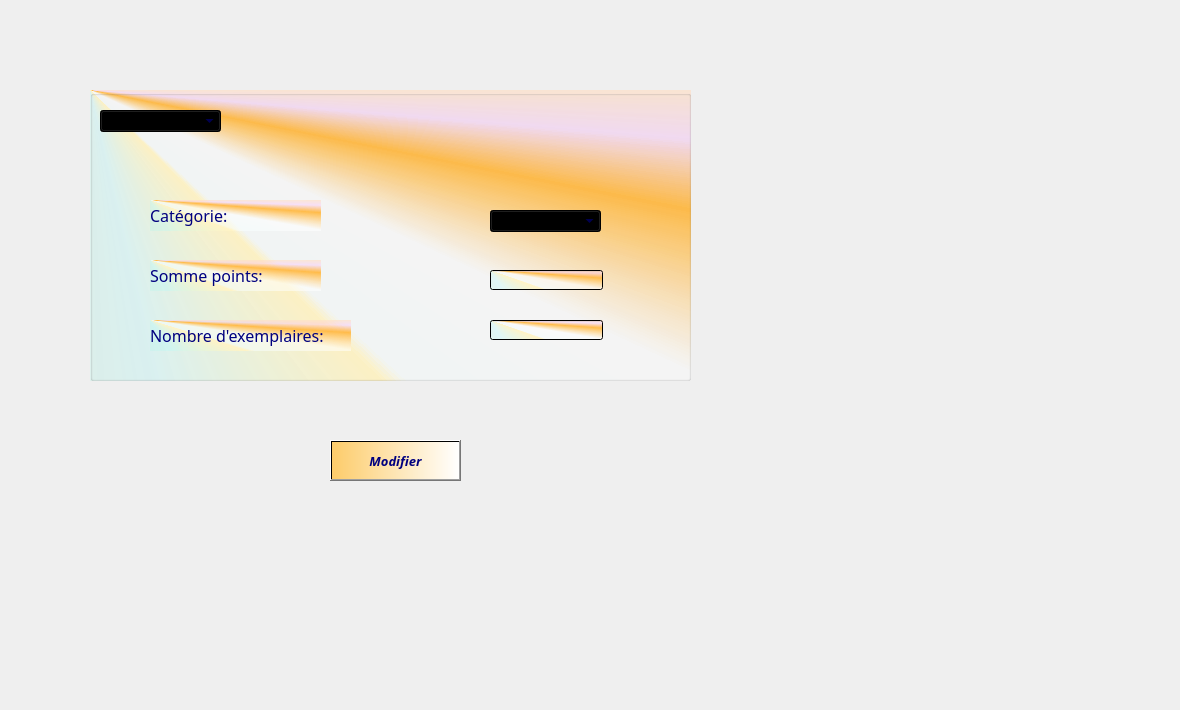
     <widget class="QWidget" name="tab_25">
      <attribute name="title">
       <string>Modifier</string>
      </attribute>
      <widget class="QLabel" name="label_17">
       <property name="geometry">
        <rect>
         <x>-30</x>
         <y>-110</y>
         <width>1171</width>
         <height>701</height>
        </rect>
       </property>
       <property name="text">
        <string/>
       </property>
       <property name="pixmap">
        <pixmap>../../../../../../../../../../images_projets/macaron-4701985_1920.jpg</pixmap>
       </property>
      </widget>
      <widget class="QGroupBox" name="groupBox_modiCa_3">
       <property name="geometry">
        <rect>
         <x>90</x>
         <y>90</y>
         <width>601</width>
         <height>291</height>
        </rect>
       </property>
       <property name="font">
        <font>
         <family>Lucida Calligraphy</family>
         <pointsize>14</pointsize>
         <weight>75</weight>
         <bold>true</bold>
        </font>
       </property>
       <property name="styleSheet">
        <string notr="true">color:rgb(0, 0, 127);

background-color: qconicalgradient(cx:0, cy:0, angle:135, stop:0 rgba(255, 192, 86, 255), stop:0.39196 rgba(170, 255, 255, 69), stop:0.447236 rgba(255, 243, 198, 255), stop:0.452261 rgba(249, 255, 255, 131), stop:0.502513 rgba(255, 255, 255, 130), stop:0.562814 rgba(255, 188, 75, 255), stop:0.59799 rgba(255, 170, 255, 69), stop:0.648241 rgba(255, 235, 182, 255));</string>
       </property>
       <property name="title">
        <string/>
       </property>
       <widget class="QLabel" name="label_somme_modif_3">
        <property name="geometry">
         <rect>
          <x>60</x>
          <y>170</y>
          <width>171</width>
          <height>31</height>
         </rect>
        </property>
        <property name="palette">
         <palette>
          <active>
           <colorrole role="WindowText">
            <brush brushstyle="SolidPattern">
             <color alpha="255">
              <red>0</red>
              <green>0</green>
              <blue>127</blue>
             </color>
            </brush>
           </colorrole>
           <colorrole role="Button">
            <brush brushstyle="ConicalGradientPattern">
             <gradient centralx="0.000000000000000" centraly="0.000000000000000" angle="135.000000000000000" type="ConicalGradient" spread="PadSpread" coordinatemode="ObjectBoundingMode">
              <gradientstop position="0.000000000000000">
               <color alpha="255">
                <red>255</red>
                <green>192</green>
                <blue>86</blue>
               </color>
              </gradientstop>
              <gradientstop position="0.391960000000000">
               <color alpha="69">
                <red>170</red>
                <green>255</green>
                <blue>255</blue>
               </color>
              </gradientstop>
              <gradientstop position="0.447236000000000">
               <color alpha="255">
                <red>255</red>
                <green>243</green>
                <blue>198</blue>
               </color>
              </gradientstop>
              <gradientstop position="0.452261000000000">
               <color alpha="131">
                <red>249</red>
                <green>255</green>
                <blue>255</blue>
               </color>
              </gradientstop>
              <gradientstop position="0.502513000000000">
               <color alpha="130">
                <red>255</red>
                <green>255</green>
                <blue>255</blue>
               </color>
              </gradientstop>
              <gradientstop position="0.562814000000000">
               <color alpha="255">
                <red>255</red>
                <green>188</green>
                <blue>75</blue>
               </color>
              </gradientstop>
              <gradientstop position="0.597990000000000">
               <color alpha="69">
                <red>255</red>
                <green>170</green>
                <blue>255</blue>
               </color>
              </gradientstop>
              <gradientstop position="0.648241000000000">
               <color alpha="255">
                <red>255</red>
                <green>235</green>
                <blue>182</blue>
               </color>
              </gradientstop>
             </gradient>
            </brush>
           </colorrole>
           <colorrole role="Text">
            <brush brushstyle="SolidPattern">
             <color alpha="255">
              <red>0</red>
              <green>0</green>
              <blue>127</blue>
             </color>
            </brush>
           </colorrole>
           <colorrole role="ButtonText">
            <brush brushstyle="SolidPattern">
             <color alpha="255">
              <red>0</red>
              <green>0</green>
              <blue>127</blue>
             </color>
            </brush>
           </colorrole>
           <colorrole role="Base">
            <brush brushstyle="ConicalGradientPattern">
             <gradient centralx="0.000000000000000" centraly="0.000000000000000" angle="135.000000000000000" type="ConicalGradient" spread="PadSpread" coordinatemode="ObjectBoundingMode">
              <gradientstop position="0.000000000000000">
               <color alpha="255">
                <red>255</red>
                <green>192</green>
                <blue>86</blue>
               </color>
              </gradientstop>
              <gradientstop position="0.391960000000000">
               <color alpha="69">
                <red>170</red>
                <green>255</green>
                <blue>255</blue>
               </color>
              </gradientstop>
              <gradientstop position="0.447236000000000">
               <color alpha="255">
                <red>255</red>
                <green>243</green>
                <blue>198</blue>
               </color>
              </gradientstop>
              <gradientstop position="0.452261000000000">
               <color alpha="131">
                <red>249</red>
                <green>255</green>
                <blue>255</blue>
               </color>
              </gradientstop>
              <gradientstop position="0.502513000000000">
               <color alpha="130">
                <red>255</red>
                <green>255</green>
                <blue>255</blue>
               </color>
              </gradientstop>
              <gradientstop position="0.562814000000000">
               <color alpha="255">
                <red>255</red>
                <green>188</green>
                <blue>75</blue>
               </color>
              </gradientstop>
              <gradientstop position="0.597990000000000">
               <color alpha="69">
                <red>255</red>
                <green>170</green>
                <blue>255</blue>
               </color>
              </gradientstop>
              <gradientstop position="0.648241000000000">
               <color alpha="255">
                <red>255</red>
                <green>235</green>
                <blue>182</blue>
               </color>
              </gradientstop>
             </gradient>
            </brush>
           </colorrole>
           <colorrole role="Window">
            <brush brushstyle="ConicalGradientPattern">
             <gradient centralx="0.000000000000000" centraly="0.000000000000000" angle="135.000000000000000" type="ConicalGradient" spread="PadSpread" coordinatemode="ObjectBoundingMode">
              <gradientstop position="0.000000000000000">
               <color alpha="255">
                <red>255</red>
                <green>192</green>
                <blue>86</blue>
               </color>
              </gradientstop>
              <gradientstop position="0.391960000000000">
               <color alpha="69">
                <red>170</red>
                <green>255</green>
                <blue>255</blue>
               </color>
              </gradientstop>
              <gradientstop position="0.447236000000000">
               <color alpha="255">
                <red>255</red>
                <green>243</green>
                <blue>198</blue>
               </color>
              </gradientstop>
              <gradientstop position="0.452261000000000">
               <color alpha="131">
                <red>249</red>
                <green>255</green>
                <blue>255</blue>
               </color>
              </gradientstop>
              <gradientstop position="0.502513000000000">
               <color alpha="130">
                <red>255</red>
                <green>255</green>
                <blue>255</blue>
               </color>
              </gradientstop>
              <gradientstop position="0.562814000000000">
               <color alpha="255">
                <red>255</red>
                <green>188</green>
                <blue>75</blue>
               </color>
              </gradientstop>
              <gradientstop position="0.597990000000000">
               <color alpha="69">
                <red>255</red>
                <green>170</green>
                <blue>255</blue>
               </color>
              </gradientstop>
              <gradientstop position="0.648241000000000">
               <color alpha="255">
                <red>255</red>
                <green>235</green>
                <blue>182</blue>
               </color>
              </gradientstop>
             </gradient>
            </brush>
           </colorrole>
           <colorrole role="PlaceholderText">
            <brush brushstyle="NoBrush">
             <color alpha="128">
              <red>0</red>
              <green>0</green>
              <blue>127</blue>
             </color>
            </brush>
           </colorrole>
          </active>
          <inactive>
           <colorrole role="WindowText">
            <brush brushstyle="SolidPattern">
             <color alpha="255">
              <red>0</red>
              <green>0</green>
              <blue>127</blue>
             </color>
            </brush>
           </colorrole>
           <colorrole role="Button">
            <brush brushstyle="ConicalGradientPattern">
             <gradient centralx="0.000000000000000" centraly="0.000000000000000" angle="135.000000000000000" type="ConicalGradient" spread="PadSpread" coordinatemode="ObjectBoundingMode">
              <gradientstop position="0.000000000000000">
               <color alpha="255">
                <red>255</red>
                <green>192</green>
                <blue>86</blue>
               </color>
              </gradientstop>
              <gradientstop position="0.391960000000000">
               <color alpha="69">
                <red>170</red>
                <green>255</green>
                <blue>255</blue>
               </color>
              </gradientstop>
              <gradientstop position="0.447236000000000">
               <color alpha="255">
                <red>255</red>
                <green>243</green>
                <blue>198</blue>
               </color>
              </gradientstop>
              <gradientstop position="0.452261000000000">
               <color alpha="131">
                <red>249</red>
                <green>255</green>
                <blue>255</blue>
               </color>
              </gradientstop>
              <gradientstop position="0.502513000000000">
               <color alpha="130">
                <red>255</red>
                <green>255</green>
                <blue>255</blue>
               </color>
              </gradientstop>
              <gradientstop position="0.562814000000000">
               <color alpha="255">
                <red>255</red>
                <green>188</green>
                <blue>75</blue>
               </color>
              </gradientstop>
              <gradientstop position="0.597990000000000">
               <color alpha="69">
                <red>255</red>
                <green>170</green>
                <blue>255</blue>
               </color>
              </gradientstop>
              <gradientstop position="0.648241000000000">
               <color alpha="255">
                <red>255</red>
                <green>235</green>
                <blue>182</blue>
               </color>
              </gradientstop>
             </gradient>
            </brush>
           </colorrole>
           <colorrole role="Text">
            <brush brushstyle="SolidPattern">
             <color alpha="255">
              <red>0</red>
              <green>0</green>
              <blue>127</blue>
             </color>
            </brush>
           </colorrole>
           <colorrole role="ButtonText">
            <brush brushstyle="SolidPattern">
             <color alpha="255">
              <red>0</red>
              <green>0</green>
              <blue>127</blue>
             </color>
            </brush>
           </colorrole>
           <colorrole role="Base">
            <brush brushstyle="ConicalGradientPattern">
             <gradient centralx="0.000000000000000" centraly="0.000000000000000" angle="135.000000000000000" type="ConicalGradient" spread="PadSpread" coordinatemode="ObjectBoundingMode">
              <gradientstop position="0.000000000000000">
               <color alpha="255">
                <red>255</red>
                <green>192</green>
                <blue>86</blue>
               </color>
              </gradientstop>
              <gradientstop position="0.391960000000000">
               <color alpha="69">
                <red>170</red>
                <green>255</green>
                <blue>255</blue>
               </color>
              </gradientstop>
              <gradientstop position="0.447236000000000">
               <color alpha="255">
                <red>255</red>
                <green>243</green>
                <blue>198</blue>
               </color>
              </gradientstop>
              <gradientstop position="0.452261000000000">
               <color alpha="131">
                <red>249</red>
                <green>255</green>
                <blue>255</blue>
               </color>
              </gradientstop>
              <gradientstop position="0.502513000000000">
               <color alpha="130">
                <red>255</red>
                <green>255</green>
                <blue>255</blue>
               </color>
              </gradientstop>
              <gradientstop position="0.562814000000000">
               <color alpha="255">
                <red>255</red>
                <green>188</green>
                <blue>75</blue>
               </color>
              </gradientstop>
              <gradientstop position="0.597990000000000">
               <color alpha="69">
                <red>255</red>
                <green>170</green>
                <blue>255</blue>
               </color>
              </gradientstop>
              <gradientstop position="0.648241000000000">
               <color alpha="255">
                <red>255</red>
                <green>235</green>
                <blue>182</blue>
               </color>
              </gradientstop>
             </gradient>
            </brush>
           </colorrole>
           <colorrole role="Window">
            <brush brushstyle="ConicalGradientPattern">
             <gradient centralx="0.000000000000000" centraly="0.000000000000000" angle="135.000000000000000" type="ConicalGradient" spread="PadSpread" coordinatemode="ObjectBoundingMode">
              <gradientstop position="0.000000000000000">
               <color alpha="255">
                <red>255</red>
                <green>192</green>
                <blue>86</blue>
               </color>
              </gradientstop>
              <gradientstop position="0.391960000000000">
               <color alpha="69">
                <red>170</red>
                <green>255</green>
                <blue>255</blue>
               </color>
              </gradientstop>
              <gradientstop position="0.447236000000000">
               <color alpha="255">
                <red>255</red>
                <green>243</green>
                <blue>198</blue>
               </color>
              </gradientstop>
              <gradientstop position="0.452261000000000">
               <color alpha="131">
                <red>249</red>
                <green>255</green>
                <blue>255</blue>
               </color>
              </gradientstop>
              <gradientstop position="0.502513000000000">
               <color alpha="130">
                <red>255</red>
                <green>255</green>
                <blue>255</blue>
               </color>
              </gradientstop>
              <gradientstop position="0.562814000000000">
               <color alpha="255">
                <red>255</red>
                <green>188</green>
                <blue>75</blue>
               </color>
              </gradientstop>
              <gradientstop position="0.597990000000000">
               <color alpha="69">
                <red>255</red>
                <green>170</green>
                <blue>255</blue>
               </color>
              </gradientstop>
              <gradientstop position="0.648241000000000">
               <color alpha="255">
                <red>255</red>
                <green>235</green>
                <blue>182</blue>
               </color>
              </gradientstop>
             </gradient>
            </brush>
           </colorrole>
           <colorrole role="PlaceholderText">
            <brush brushstyle="NoBrush">
             <color alpha="128">
              <red>0</red>
              <green>0</green>
              <blue>127</blue>
             </color>
            </brush>
           </colorrole>
          </inactive>
          <disabled>
           <colorrole role="WindowText">
            <brush brushstyle="SolidPattern">
             <color alpha="255">
              <red>0</red>
              <green>0</green>
              <blue>127</blue>
             </color>
            </brush>
           </colorrole>
           <colorrole role="Button">
            <brush brushstyle="ConicalGradientPattern">
             <gradient centralx="0.000000000000000" centraly="0.000000000000000" angle="135.000000000000000" type="ConicalGradient" spread="PadSpread" coordinatemode="ObjectBoundingMode">
              <gradientstop position="0.000000000000000">
               <color alpha="255">
                <red>255</red>
                <green>192</green>
                <blue>86</blue>
               </color>
              </gradientstop>
              <gradientstop position="0.391960000000000">
               <color alpha="69">
                <red>170</red>
                <green>255</green>
                <blue>255</blue>
               </color>
              </gradientstop>
              <gradientstop position="0.447236000000000">
               <color alpha="255">
                <red>255</red>
                <green>243</green>
                <blue>198</blue>
               </color>
              </gradientstop>
              <gradientstop position="0.452261000000000">
               <color alpha="131">
                <red>249</red>
                <green>255</green>
                <blue>255</blue>
               </color>
              </gradientstop>
              <gradientstop position="0.502513000000000">
               <color alpha="130">
                <red>255</red>
                <green>255</green>
                <blue>255</blue>
               </color>
              </gradientstop>
              <gradientstop position="0.562814000000000">
               <color alpha="255">
                <red>255</red>
                <green>188</green>
                <blue>75</blue>
               </color>
              </gradientstop>
              <gradientstop position="0.597990000000000">
               <color alpha="69">
                <red>255</red>
                <green>170</green>
                <blue>255</blue>
               </color>
              </gradientstop>
              <gradientstop position="0.648241000000000">
               <color alpha="255">
                <red>255</red>
                <green>235</green>
                <blue>182</blue>
               </color>
              </gradientstop>
             </gradient>
            </brush>
           </colorrole>
           <colorrole role="Text">
            <brush brushstyle="SolidPattern">
             <color alpha="255">
              <red>0</red>
              <green>0</green>
              <blue>127</blue>
             </color>
            </brush>
           </colorrole>
           <colorrole role="ButtonText">
            <brush brushstyle="SolidPattern">
             <color alpha="255">
              <red>0</red>
              <green>0</green>
              <blue>127</blue>
             </color>
            </brush>
           </colorrole>
           <colorrole role="Base">
            <brush brushstyle="ConicalGradientPattern">
             <gradient centralx="0.000000000000000" centraly="0.000000000000000" angle="135.000000000000000" type="ConicalGradient" spread="PadSpread" coordinatemode="ObjectBoundingMode">
              <gradientstop position="0.000000000000000">
               <color alpha="255">
                <red>255</red>
                <green>192</green>
                <blue>86</blue>
               </color>
              </gradientstop>
              <gradientstop position="0.391960000000000">
               <color alpha="69">
                <red>170</red>
                <green>255</green>
                <blue>255</blue>
               </color>
              </gradientstop>
              <gradientstop position="0.447236000000000">
               <color alpha="255">
                <red>255</red>
                <green>243</green>
                <blue>198</blue>
               </color>
              </gradientstop>
              <gradientstop position="0.452261000000000">
               <color alpha="131">
                <red>249</red>
                <green>255</green>
                <blue>255</blue>
               </color>
              </gradientstop>
              <gradientstop position="0.502513000000000">
               <color alpha="130">
                <red>255</red>
                <green>255</green>
                <blue>255</blue>
               </color>
              </gradientstop>
              <gradientstop position="0.562814000000000">
               <color alpha="255">
                <red>255</red>
                <green>188</green>
                <blue>75</blue>
               </color>
              </gradientstop>
              <gradientstop position="0.597990000000000">
               <color alpha="69">
                <red>255</red>
                <green>170</green>
                <blue>255</blue>
               </color>
              </gradientstop>
              <gradientstop position="0.648241000000000">
               <color alpha="255">
                <red>255</red>
                <green>235</green>
                <blue>182</blue>
               </color>
              </gradientstop>
             </gradient>
            </brush>
           </colorrole>
           <colorrole role="Window">
            <brush brushstyle="ConicalGradientPattern">
             <gradient centralx="0.000000000000000" centraly="0.000000000000000" angle="135.000000000000000" type="ConicalGradient" spread="PadSpread" coordinatemode="ObjectBoundingMode">
              <gradientstop position="0.000000000000000">
               <color alpha="255">
                <red>255</red>
                <green>192</green>
                <blue>86</blue>
               </color>
              </gradientstop>
              <gradientstop position="0.391960000000000">
               <color alpha="69">
                <red>170</red>
                <green>255</green>
                <blue>255</blue>
               </color>
              </gradientstop>
              <gradientstop position="0.447236000000000">
               <color alpha="255">
                <red>255</red>
                <green>243</green>
                <blue>198</blue>
               </color>
              </gradientstop>
              <gradientstop position="0.452261000000000">
               <color alpha="131">
                <red>249</red>
                <green>255</green>
                <blue>255</blue>
               </color>
              </gradientstop>
              <gradientstop position="0.502513000000000">
               <color alpha="130">
                <red>255</red>
                <green>255</green>
                <blue>255</blue>
               </color>
              </gradientstop>
              <gradientstop position="0.562814000000000">
               <color alpha="255">
                <red>255</red>
                <green>188</green>
                <blue>75</blue>
               </color>
              </gradientstop>
              <gradientstop position="0.597990000000000">
               <color alpha="69">
                <red>255</red>
                <green>170</green>
                <blue>255</blue>
               </color>
              </gradientstop>
              <gradientstop position="0.648241000000000">
               <color alpha="255">
                <red>255</red>
                <green>235</green>
                <blue>182</blue>
               </color>
              </gradientstop>
             </gradient>
            </brush>
           </colorrole>
           <colorrole role="PlaceholderText">
            <brush brushstyle="NoBrush">
             <color alpha="128">
              <red>0</red>
              <green>0</green>
              <blue>127</blue>
             </color>
            </brush>
           </colorrole>
          </disabled>
         </palette>
        </property>
        <property name="font">
         <font>
          <family>Lucida Calligraphy</family>
          <pointsize>12</pointsize>
         </font>
        </property>
        <property name="text">
         <string>Somme points:</string>
        </property>
       </widget>
       <widget class="QLabel" name="label_exp_modif_3">
        <property name="geometry">
         <rect>
          <x>60</x>
          <y>230</y>
          <width>201</width>
          <height>31</height>
         </rect>
        </property>
        <property name="font">
         <font>
          <family>Lucida Calligraphy</family>
          <pointsize>12</pointsize>
         </font>
        </property>
        <property name="text">
         <string>Nombre d'exemplaires:</string>
        </property>
       </widget>
       <widget class="QLabel" name="label_cate_modif_3">
        <property name="geometry">
         <rect>
          <x>60</x>
          <y>110</y>
          <width>171</width>
          <height>31</height>
         </rect>
        </property>
        <property name="font">
         <font>
          <family>Lucida Calligraphy</family>
          <pointsize>12</pointsize>
         </font>
        </property>
        <property name="text">
         <string>Catégorie:</string>
        </property>
       </widget>
       <widget class="QComboBox" name="comboBox_Cadeau_3">
        <property name="geometry">
         <rect>
          <x>10</x>
          <y>20</y>
          <width>121</width>
          <height>22</height>
         </rect>
        </property>
       </widget>
       <widget class="QComboBox" name="comboBox_5">
        <property name="geometry">
         <rect>
          <x>400</x>
          <y>120</y>
          <width>111</width>
          <height>22</height>
         </rect>
        </property>
       </widget>
       <widget class="QLineEdit" name="lineEdit_11">
        <property name="geometry">
         <rect>
          <x>400</x>
          <y>180</y>
          <width>113</width>
          <height>20</height>
         </rect>
        </property>
       </widget>
       <widget class="QLineEdit" name="lineEdit_12">
        <property name="geometry">
         <rect>
          <x>400</x>
          <y>230</y>
          <width>113</width>
          <height>20</height>
         </rect>
        </property>
       </widget>
      </widget>
      <widget class="QPushButton" name="pushButton_modifCa_3">
       <property name="geometry">
        <rect>
         <x>330</x>
         <y>440</y>
         <width>131</width>
         <height>41</height>
        </rect>
       </property>
       <property name="font">
        <font>
         <family>Lucida Calligraphy</family>
         <pointsize>10</pointsize>
         <weight>75</weight>
         <italic>true</italic>
         <bold>true</bold>
         <underline>false</underline>
         <strikeout>false</strikeout>
        </font>
       </property>
       <property name="styleSheet">
        <string notr="true">background-color: qlineargradient(spread:pad, x1:0, y1:0, x2:1, y2:0, stop:0 rgba(253, 204, 106, 255), stop:1 rgba(255, 255, 255, 255));
color: rgb(0, 0, 127);
</string>
       </property>
       <property name="text">
        <string>Modifier</string>
       </property>
       <property name="icon">
        <iconset>
         <normaloff>../../../../../../../../../../images_projets/modifier.png</normaloff>../../../../../../../../../../images_projets/modifier.png</iconset>
       </property>
       <property name="iconSize">
        <size>
         <width>30</width>
         <height>50</height>
        </size>
       </property>
       <property name="checkable">
        <bool>false</bool>
       </property>
       <property name="autoRepeatDelay">
        <number>303</number>
       </property>
      </widget>
     </widget>
